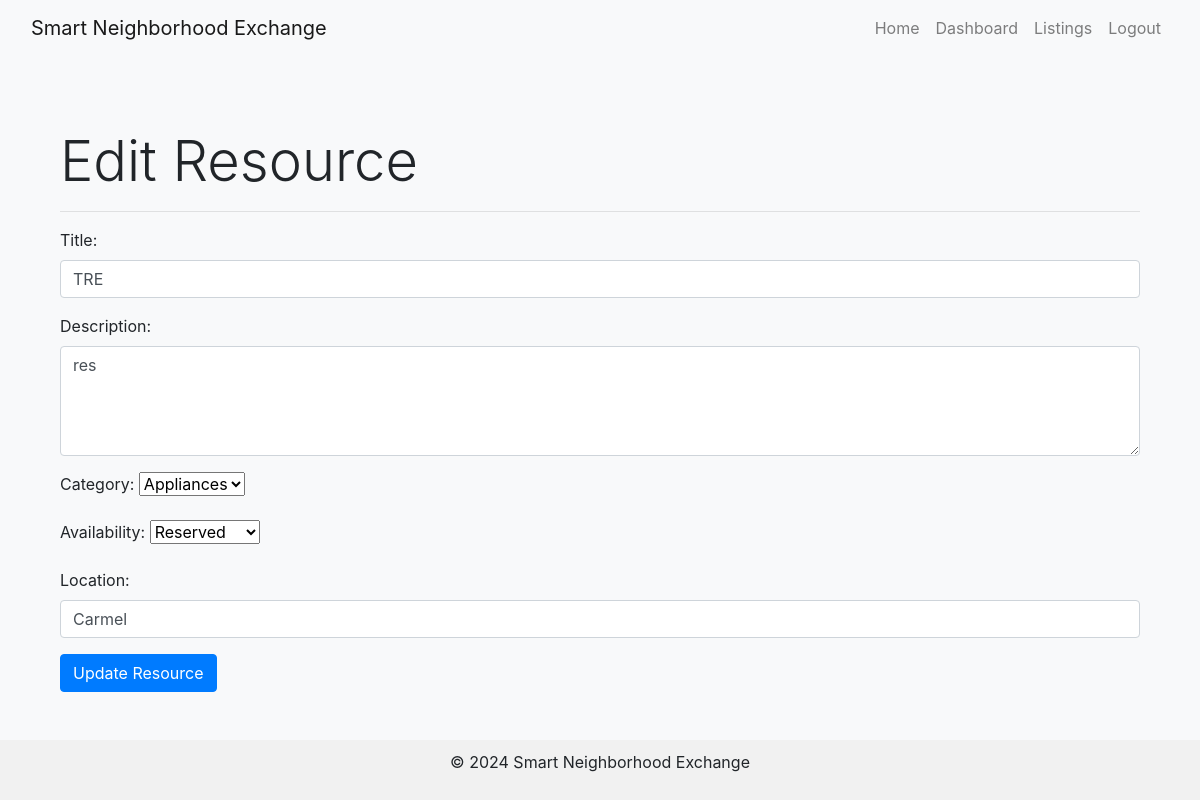
The page /edit_resource/1 (signed in) on the database as committed earlier.
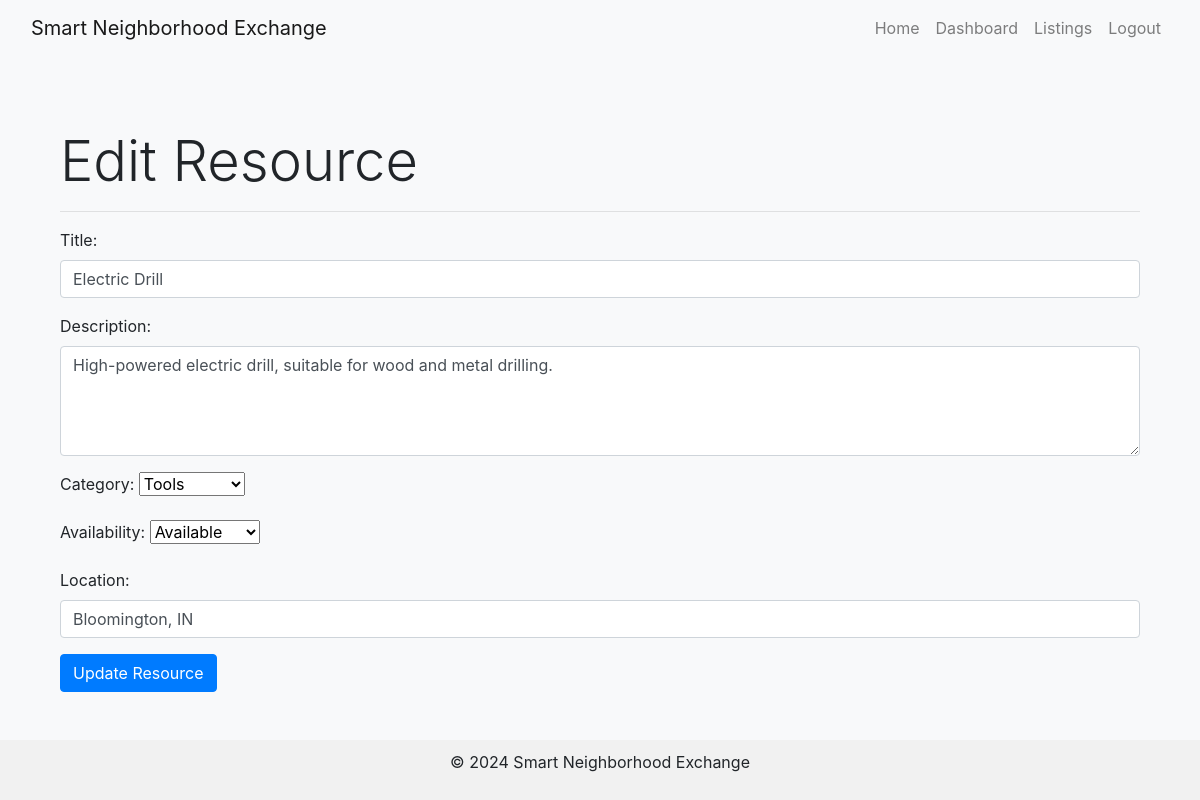
The same page on the database as committed later.
### tables this page shows
CREATE TABLE resources (
                        resource_id INTEGER PRIMARY KEY AUTOINCREMENT,
                        user_id INTEGER NOT NULL,
                        title TEXT NOT NULL,
                        description TEXT,
                        images TEXT,
                        category TEXT,
                        availability TEXT,
                        date_posted TEXT NOT NULL,
                        location TEXT,
                        FOREIGN KEY (user_id) REFERENCES users(user_id)
                      );

### app.py (the view, shortened to what this page needs)
@app.route('/edit_resource/<int:resource_id>', methods=['GET', 'POST'])
def edit_resource(resource_id):
    user_id = session.get('user_id')
    if not user_id:
        return redirect(url_for('login'))
    conn = sqlite3.connect('database.db')
    cursor = conn.cursor()
    cursor.execute("SELECT * FROM resources WHERE resource_id = ? AND user_id = ?", (resource_id, user_id))
    resource = cursor.fetchone()
    if not resource:
        flash("You are not authorized to edit this resource.", "danger")
        conn.close()
        return redirect(url_for('dashboard'))
    conn.close()
    return render_template('edit_resource.html', resource=resource)

### templates/edit_resource.html (shortened to what this page needs)
{% extends "base.html" %}
{% block content %}
<div class="container mt-5">
    <h1 class="display-4">Edit Resource</h1>
    <hr>
    <form action="{{ url_for('edit_resource', resource_id=resource[0]) }}" method="POST">
        <div class="mb-3">
            <label for="title" class="form-label">Title:</label>
            <input type="text" class="form-control" id="title" name="title" value="{{ resource[2] }}" required>
        </div>
        <div class="mb-3">
            <label for="description" class="form-label">Description:</label>
            <textarea class="form-control" id="description" name="description" rows="4" required>{{ resource[3] }}</textarea>
        </div>
        <div class="mb-3">
            <label for="category" class="form-label">Category:</label>
            <select class="form-select" id="category" name="category" required>
                <option value="Tools" {% if resource[5] == "Tools" %}selected{% endif %}>Tools</option>
                <option value="Appliances" {% if resource[5] == "Appliances" %}selected{% endif %}>Appliances</option>
            </select>
        </div>
        <div class="mb-3">
            <label for="availability" class="form-label">Availability:</label>
            <select class="form-select" id="availability" name="availability" required>
                <option value="Available" {% if resource[6] == "Available" %}selected{% endif %}>Available</option>
                <option value="Reserved" {% if resource[6] == "Reserved" %}selected{% endif %}>Reserved</option>
            </select>
        </div>
        <div class="mb-3">
            <label for="location" class="form-label">Location:</label>
            <input type="text" class="form-control" id="location" name="location" value="{{ resource[8] }}" required>
        </div>
        <button type="submit" class="btn btn-primary">Update Resource</button>
    </form>
</div>
{% endblock %}

Rows that differ between the two databases and show on the page:
changed resources: title "TRE" → "Electric Drill"; description "res" → "High-powered electric drill, suitable for wood and metal drilling."; category "Appliances" → "Tools"; availability "Reserved" → "Available"; location "Carmel" → "Bloomington, IN"
